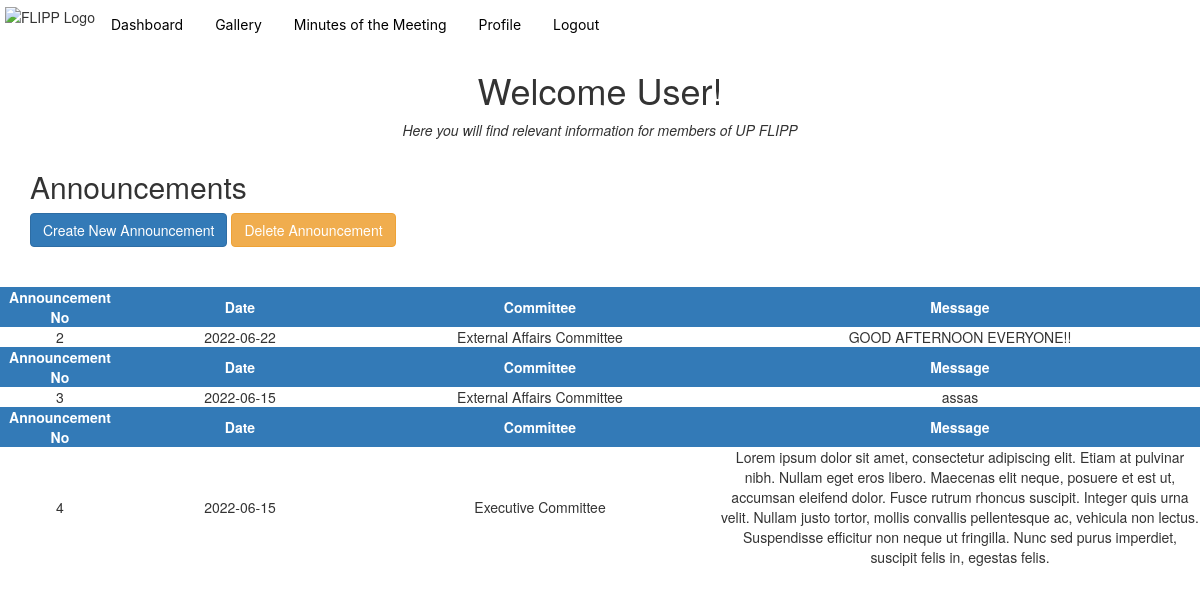
Page /dashboard (signed in) on the committed database.
### app.py (models this page shows)
class Announcement(db.Model, UserMixin):
    id = db.Column(db.Integer, primary_key=True)
    date = db.Column(db.String(20), nullable=False)
    committee = db.Column(db.String(30), nullable=False)
    message = db.Column(db.String, nullable=False)

### app.py (the view)
@app.route('/dashboard', methods=["GET"])
@login_required
def dashboard():
    announcements = Announcement.query.all()
    return render_template("dashboard.html", announcements=announcements)

### app.py (called while the page is built)
@login_manager.user_loader
def load_user(user_id):
    return User.query.get(int(user_id))

### templates/dashboard.html (shortened to what this page needs)
{% extends 'base2.html'%} {% block title %} Home {% endblock %}
{% block content %}
<link rel="stylesheet" href="https://maxcdn.bootstrapcdn.com/bootstrap/3.4.1/css/bootstrap.min.css">
<body>
    <div class="text-center"><h1>Welcome User!</h1></div>
    <div class="text-center">
        <p><i>Here you will find relevant information for members of UP FLIPP</i></p>
    </div>
    <div class="container" >
        <h2 stlye="text-align:left;">Announcements</h2>
    <a class="btn btn-primary" href="{{ url_for('create') }}">Create New Announcement</a>          <a class="btn btn-warning" href="{{ url_for('delete_announcement') }}">Delete Announcement</a>
    </div>
  <br>
    <div>
<br>
 {% for announcement in announcements %}
<table class="fixed" width="100%">
    <col width="10%" />
    <col width="20%" />
    <col width="30%" />
    <col width="40%" />
    <tr>
        <th style="text-align:center;  background-color: #337ab7; color: white;">Announcement No</th>
        <th style="text-align:center; background-color: #337ab7; color: white;">Date</th>
        <th style="text-align:center; background-color: #337ab7; color: white;">Committee</th>
        <th style="text-align:center; background-color: #337ab7; color: white;">Message</th>
    </tr>
    <tr>
        <td style="text-align:center;">{{ announcement.id }}</td>
        <td style="text-align:center;">{{ announcement.date }}</td>
        <td style="text-align:center;">{{ announcement.committee }}</td>
        <td style="text-align:center;">{{ announcement.message }}</td>
    </tr>
</table>
 {% endfor %}
  <br><p></p>
</body>
{% endblock %}

### static/navbar/navbar.css (style rules this page uses)
body { background-color: rgb(247, 247, 247); }

### rows in the picture
Announcement: id "2", date "2022-06-22", committee "External Affairs Committee", message "GOOD AFTERNOON EVERYONE!!"
Announcement: id "3", date "2022-06-15", committee "External Affairs Committee", message "assas"
Announcement: id "4", date "2022-06-15", committee "Executive Committee", message "Lorem ipsum dolor sit amet, consectetur adipiscing elit. Etiam at pulvinar nibh. Nullam eget eros libero. Maecenas elit neque, posuere et est ut, accumsan eleifend dolor. Fusce rutrum rhoncus suscipit. Integer quis urna velit. Nullam justo tortor, mollis convallis pellentesque ac, vehicula non lectus. Suspendisse efficitur non neque ut fringilla. Nunc sed purus imperdiet, suscipit felis in, egestas felis."
